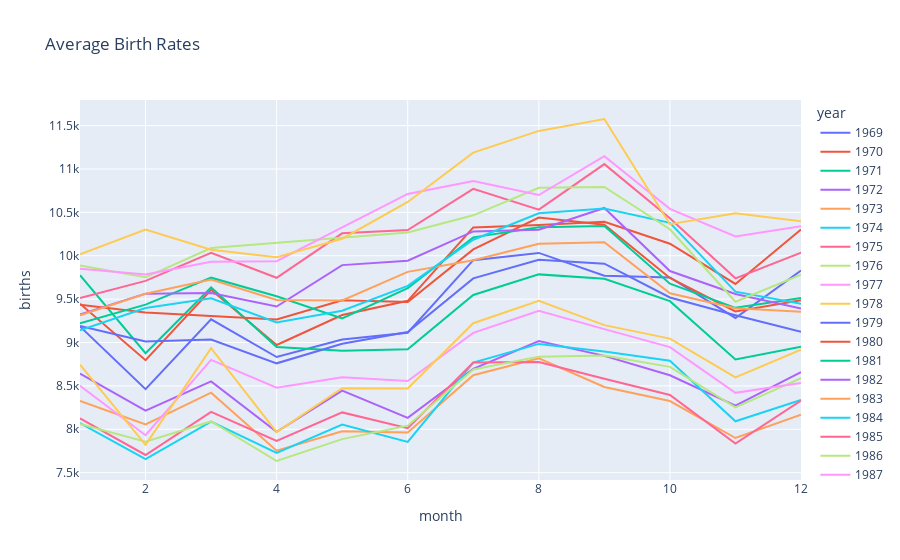

Here is the notebook cell this chart was saved with:
### Code cell
# Visualize birth rates over time using a line plot
fig = px.line(birth_rates, x='month', y='births', color='year', title='Average Birth Rates')
fig.show()

### Figure 1 — Plotly figure (JSON) as saved in the notebook; plotly's stock layout.template omitted (floating-point values rounded to 4 significant figures)
{"data": [{"hovertemplate": "year=1969<br>month=%{x}<br>births=%{y}<extra></extra>", "legendgroup": "1969", "line": {"color": "#636efa", "dash": "solid"}, "marker": {"symbol": "circle"}, "mode": "lines", "name": "1969", "orientation": "v", "showlegend": true, "type": "scatter", "x": [1, 2, 3, 4, 5, 6, 7, 8, 9, 10, 11, 12], "xaxis": "x", "y": [9186.0, 8462.0, 9267.0, 8832.0, 9035.0, 9113.0, 9949.0, 10030.0, 9769.0, 9749.0, 9283.0, 9829.0], "yaxis": "y"}, {"hovertemplate": "year=1970<br>month=%{x}<br>births=%{y}<extra></extra>", "legendgroup": "1970", "line": {"color": "#EF553B", "dash": "solid"}, "marker": {"symbol": "circle"}, "mode": "lines", "name": "1970", "orientation": "v", "showlegend": true, "type": "scatter", "x": [1, 2, 3, 4, 5, 6, 7, 8, 9, 10, 11, 12], "xaxis": "x", "y": [9446.0, 8796.0, 9608.0, 8972.0, 9317.0, 9481.0, 10330.0, 10350.0, 10390.0, 10140.0, 9675.0, 10300.0], "yaxis": "y"}, {"hovertemplate": "year=1971<br>month=%{x}<br>births=%{y}<extra></extra>", "legendgroup": "1971", "line": {"color": "#00cc96", "dash": "solid"}, "marker": {"symbol": "circle"}, "mode": "lines", "name": "1971", "orientation": "v", "showlegend": true, "type": "scatter", "x": [1, 2, 3, 4, 5, 6, 7, 8, 9, 10, 11, 12], "xaxis": "x", "y": [9776.0, 8877.0, 9635.0, 8947, 8904.0, 8922.0, 9548.0, 9785.0, 9735.0, 9476.0, 8805.0, 8950.0], "yaxis": "y"}, {"hovertemplate": "year=1972<br>month=%{x}<br>births=%{y}<extra></extra>", "legendgroup": "1972", "line": {"color": "#ab63fa", "dash": "solid"}, "marker": {"symbol": "circle"}, "mode": "lines", "name": "1972", "orientation": "v", "showlegend": true, "type": "scatter", "x": [1, 2, 3, 4, 5, 6, 7, 8, 9, 10, 11, 12], "xaxis": "x", "y": [8642, 8214.0, 8551.0, 7971.0, 8446.0, 8132.0, 8696.0, 9018.0, 8846.0, 8622.0, 8271.0, 8660.0], "yaxis": "y"}, {"hovertemplate": "year=1973<br>month=%{x}<br>births=%{y}<extra></extra>", "legendgroup": "1973", "line": {"color": "#FFA15A", "dash": "solid"}, "marker": {"symbol": "circle"}, "mode": "lines", "name": "1973", "orientation": "v", "showlegend": true, "type": "scatter", "x": [1, 2, 3, 4, 5, 6, 7, 8, 9, 10, 11, 12], "xaxis": "x", "y": [8328.0, 8056.0, 8422.0, 7753.0, 7977.0, 7962.0, 8623.0, 8818.0, 8488.0, 8326.0, 7899.0, 8168.0], "yaxis": "y"}, {"hovertemplate": "year=1974<br>month=%{x}<br>births=%{y}<extra></extra>", "legendgroup": "1974", "line": {"color": "#19d3f3", "dash": "solid"}, "marker": {"symbol": "circle"}, "mode": "lines", "name": "1974", "orientation": "v", "showlegend": true, "type": "scatter", "x": [1, 2, 3, 4, 5, 6, 7, 8, 9, 10, 11, 12], "xaxis": "x", "y": [8072.0, 7655.0, 8089.0, 7728.0, 8055.0, 7855, 8768.0, 8984.0, 8896.0, 8791.0, 8092.0, 8337.0], "yaxis": "y"}, {"hovertemplate": "year=1975<br>month=%{x}<br>births=%{y}<extra></extra>", "legendgroup": "1975", "line": {"color": "#FF6692", "dash": "solid"}, "marker": {"symbol": "circle"}, "mode": "lines", "name": "1975", "orientation": "v", "showlegend": true, "type": "scatter", "x": [1, 2, 3, 4, 5, 6, 7, 8, 9, 10, 11, 12], "xaxis": "x", "y": [8126, 7704.0, 8200.0, 7866.0, 8194.0, 8013.0, 8769.0, 8775.0, 8581.0, 8396.0, 7835.0, 8330.0], "yaxis": "y"}, {"hovertemplate": "year=1976<br>month=%{x}<br>births=%{y}<extra></extra>", "legendgroup": "1976", "line": {"color": "#B6E880", "dash": "solid"}, "marker": {"symbol": "circle"}, "mode": "lines", "name": "1976", "orientation": "v", "showlegend": true, "type": "scatter", "x": [1, 2, 3, 4, 5, 6, 7, 8, 9, 10, 11, 12], "xaxis": "x", "y": [8062.0, 7856.0, 8090.0, 7634.0, 7887.0, 8041.0, 8690.0, 8837.0, 8851.0, 8720.0, 8252.0, 8590.0], "yaxis": "y"}, {"hovertemplate": "year=1977<br>month=%{x}<br>births=%{y}<extra></extra>", "legendgroup": "1977", "line": {"color": "#FF97FF", "dash": "solid"}, "marker": {"symbol": "circle"}, "mode": "lines", "name": "1977", "orientation": "v", "showlegend": true, "type": "scatter", "x": [1, 2, 3, 4, 5, 6, 7, 8, 9, 10, 11, 12], "xaxis": "x", "y": [8500.0, 7931.0, 8799.0, 8479.0, 8599.0, 8556.0, 9110.0, 9365.0, 9154.0, 8947.0, 8420.0, 8533.0], "yaxis": "y"}, {"hovertemplate": "year=1978<br>month=%{x}<br>births=%{y}<extra></extra>", "legendgroup": "1978", "line": {"color": "#FECB52", "dash": "solid"}, "marker": {"symbol": "circle"}, "mode": "lines", "name": "1978", "orientation": "v", "showlegend": true, "type": "scatter", "x": [1, 2, 3, 4, 5, 6, 7, 8, 9, 10, 11, 12], "xaxis": "x", "y": [8744.0, 7821.0, 8934.0, 7967.0, 8474.0, 8471.0, 9223.0, 9480.0, 9200.0, 9045.0, 8598.0, 8918.0], "yaxis": "y"}, {"hovertemplate": "year=1979<br>month=%{x}<br>births=%{y}<extra></extra>", "legendgroup": "1979", "line": {"color": "#636efa", "dash": "solid"}, "marker": {"symbol": "circle"}, "mode": "lines", "name": "1979", "orientation": "v", "showlegend": true, "type": "scatter", "x": [1, 2, 3, 4, 5, 6, 7, 8, 9, 10, 11, 12], "xaxis": "x", "y": [9189.0, 9013.0, 9033.0, 8760.0, 8986.0, 9120, 9739.0, 9953.0, 9908.0, 9519.0, 9315.0, 9124.0], "yaxis": "y"}, {"hovertemplate": "year=1980<br>month=%{x}<br>births=%{y}<extra></extra>", "legendgroup": "1980", "line": {"color": "#EF553B", "dash": "solid"}, "marker": {"symbol": "circle"}, "mode": "lines", "name": "1980", "orientation": "v", "showlegend": true, "type": "scatter", "x": [1, 2, 3, 4, 5, 6, 7, 8, 9, 10, 11, 12], "xaxis": "x", "y": [9435.0, 9346.0, 9305.0, 9264.0, 9488.0, 9467.0, 10070.0, 10440.0, 10360.0, 9744.0, 9358.0, 9487.0], "yaxis": "y"}, {"hovertemplate": "year=1981<br>month=%{x}<br>births=%{y}<extra></extra>", "legendgroup": "1981", "line": {"color": "#00cc96", "dash": "solid"}, "marker": {"symbol": "circle"}, "mode": "lines", "name": "1981", "orientation": "v", "showlegend": true, "type": "scatter", "x": [1, 2, 3, 4, 5, 6, 7, 8, 9, 10, 11, 12], "xaxis": "x", "y": [9222.0, 9436.0, 9747.0, 9532.0, 9276.0, 9627.0, 10210.0, 10330.0, 10340.0, 9678.0, 9400.0, 9514.0], "yaxis": "y"}, {"hovertemplate": "year=1982<br>month=%{x}<br>births=%{y}<extra></extra>", "legendgroup": "1982", "line": {"color": "#ab63fa", "dash": "solid"}, "marker": {"symbol": "circle"}, "mode": "lines", "name": "1982", "orientation": "v", "showlegend": true, "type": "scatter", "x": [1, 2, 3, 4, 5, 6, 7, 8, 9, 10, 11, 12], "xaxis": "x", "y": [9323.0, 9563.0, 9570.0, 9414.0, 9892.0, 9943.0, 10280, 10300.0, 10550.0, 9824, 9559.0, 9391.0], "yaxis": "y"}, {"hovertemplate": "year=1983<br>month=%{x}<br>births=%{y}<extra></extra>", "legendgroup": "1983", "line": {"color": "#FFA15A", "dash": "solid"}, "marker": {"symbol": "circle"}, "mode": "lines", "name": "1983", "orientation": "v", "showlegend": true, "type": "scatter", "x": [1, 2, 3, 4, 5, 6, 7, 8, 9, 10, 11, 12], "xaxis": "x", "y": [9313.0, 9561.0, 9726.0, 9491, 9486.0, 9814.0, 9947.0, 10140.0, 10160.0, 9566.0, 9396.0, 9356.0], "yaxis": "y"}, {"hovertemplate": "year=1984<br>month=%{x}<br>births=%{y}<extra></extra>", "legendgroup": "1984", "line": {"color": "#19d3f3", "dash": "solid"}, "marker": {"symbol": "circle"}, "mode": "lines", "name": "1984", "orientation": "v", "showlegend": true, "type": "scatter", "x": [1, 2, 3, 4, 5, 6, 7, 8, 9, 10, 11, 12], "xaxis": "x", "y": [9142.0, 9397.0, 9511.0, 9230.0, 9367.0, 9652.0, 10180.0, 10490.0, 10550.0, 10380.0, 9586.0, 9448.0], "yaxis": "y"}, {"hovertemplate": "year=1985<br>month=%{x}<br>births=%{y}<extra></extra>", "legendgroup": "1985", "line": {"color": "#FF6692", "dash": "solid"}, "marker": {"symbol": "circle"}, "mode": "lines", "name": "1985", "orientation": "v", "showlegend": true, "type": "scatter", "x": [1, 2, 3, 4, 5, 6, 7, 8, 9, 10, 11, 12], "xaxis": "x", "y": [9513.0, 9710.0, 10033, 9746.0, 10260.0, 10300.0, 10770.0, 10530.0, 11060.0, 10430.0, 9740.0, 10040.0], "yaxis": "y"}, {"hovertemplate": "year=1986<br>month=%{x}<br>births=%{y}<extra></extra>", "legendgroup": "1986", "line": {"color": "#B6E880", "dash": "solid"}, "marker": {"symbol": "circle"}, "mode": "lines", "name": "1986", "orientation": "v", "showlegend": true, "type": "scatter", "x": [1, 2, 3, 4, 5, 6, 7, 8, 9, 10, 11, 12], "xaxis": "x", "y": [9888.0, 9752.0, 10090.0, 10150.0, 10200.0, 10270.0, 10466, 10780.0, 10793, 10310.0, 9470.0, 9783.0], "yaxis": "y"}, {"hovertemplate": "year=1987<br>month=%{x}<br>births=%{y}<extra></extra>", "legendgroup": "1987", "line": {"color": "#FF97FF", "dash": "solid"}, "marker": {"symbol": "circle"}, "mode": "lines", "name": "1987", "orientation": "v", "showlegend": true, "type": "scatter", "x": [1, 2, 3, 4, 5, 6, 7, 8, 9, 10, 11, 12], "xaxis": "x", "y": [9849.0, 9785.0, 9931.0, 9938.0, 10330.0, 10710.0, 10860.0, 10700.0, 11150.0, 10540.0, 10220.0, 10340.0], "yaxis": "y"}, {"hovertemplate": "year=1988<br>month=%{x}<br>births=%{y}<extra></extra>", "legendgroup": "1988", "line": {"color": "#FECB52", "dash": "solid"}, "marker": {"symbol": "circle"}, "mode": "lines", "name": "1988", "orientation": "v", "showlegend": true, "type": "scatter", "x": [1, 2, 3, 4, 5, 6, 7, 8, 9, 10, 11, 12], "xaxis": "x", "y": [10020.0, 10300.0, 10070.0, 9983.0, 10200.0, 10620.0, 11190.0, 11440.0, 11580.0, 10360.0, 10490.0, 10400.0], "yaxis": "y"}], "layout": {"legend": {"title": {"text": "year"}, "tracegroupgap": 0}, "title": {"text": "Average Birth Rates"}, "xaxis": {"anchor": "y", "domain": [0, 1], "title": {"text": "month"}}, "yaxis": {"anchor": "x", "domain": [0, 1], "title": {"text": "births"}}}}
